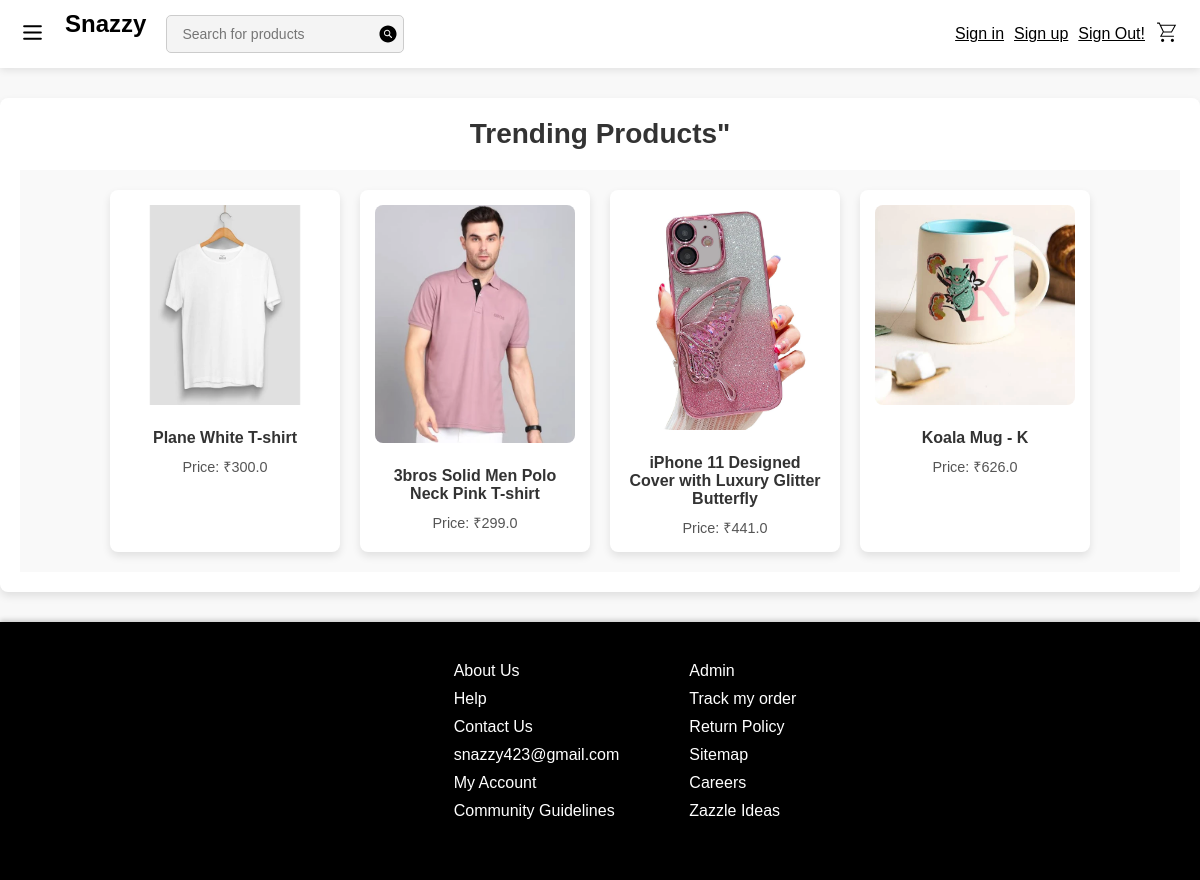
The page /trending/ on the database its author committed.
### e_commerce/models.py (models this page shows, shortened)
class Product(models.Model):
    name = models.CharField(max_length=255)
    description = models.TextField(blank=True)
    price = models.DecimalField(max_digits=10, decimal_places=2)
    product_image = models.ImageField(upload_to='e_commerce/ProductImages')
    category = models.ForeignKey(
        Category, on_delete=models.SET_NULL, null=True, blank=True,
        related_name="products"
    )
    added_by = models.ForeignKey(
        User, on_delete=models.SET_NULL, null=True, blank=True,
        related_name="products_added"
    )
    added_by_admin = models.BooleanField(default=False, help_text="True if product is added by the website admin")
    created_at = models.DateTimeField(auto_now_add=True)
    updated_at = models.DateTimeField(auto_now=True)
    is_trending = models.BooleanField(default=False)
    def added_by_display(self):
        if self.added_by_admin:
            return "Website"
        return self.added_by.username if self.added_by else "Unknown"

### e_commerce/views.py (the view)
# urls.py: path('trending/', trending_products_view, name='trending_view'),
def trending_products_view(request):
    products = Product.objects.filter(is_trending=True)
    product_data = [
        {
            "id": product.id,
            "name": product.name,
            "description": product.description,
            "price": float(product.price),
            "category": product.category.name if product.category else None,
            "added_by": product.added_by_display(),
            "product_image": product.product_image.url if product.product_image else None
        }
        for product in products
    ]
    return render(request, 'trending_view.html', {
        'product_data': product_data,
    })

### e_commerce/templates/trending_view.html (shortened to what this page needs)
{% extends 'base.html' %}
{% block content %}
<div class="category-container">
    <h1>Trending Products"</h1>
    <div class="Product_list" style="display: flex;">
        {% for product in product_data %}
        <div class="products">
            <a href="{% url 'product_detail' pk=product.id %}">
                {% if product.product_image %}
                    <img src="{{ product.product_image }}" alt="{{ product.name }}">
                {% else %}
                    <p>No image available</p>
                {% endif %}
            </a>
            <h3>{{ product.name }}</h3>
            <p>Price: ₹{{ product.price }}</p>
        </div>
        {% endfor %}
    </div>
</div>
{% endblock %}

### e_commerce/static/css/index.css (style rules this page uses)
* { margin: 0; padding: 0; }
body { font-family: Arial, sans-serif; background-color: #f8f8f8; }
.Product_list { display: flex; flex-wrap: wrap; gap: 20px; justify-content: center; padding: 20px; background-color: #f9f9f9; }
.products { background-color: #fff; border-radius: 8px; box-shadow: 0 4px 8px rgba(0, 0, 0, 0.1); width: 200px; text-align: center; padding: 15px; transition: transform 0.2s, box-shadow 0.2s; }
.products img { width: 100%; height: auto; border-radius: 8px; margin-bottom: 10px; object-fit: cover; }
.products h3 { font-size: 1rem; font-weight: bold; color: #333; margin: 10px 0; }
.products p { font-size: 0.9rem; color: #555; }
.products a { text-decoration: none; color: inherit; }
h1 { text-align: center; margin-bottom: 20px; }
.category-container { max-width: 1200px; margin: 30px auto; padding: 20px; background-color: #fff; border-radius: 8px; box-shadow: 0 4px 8px rgba(0, 0, 0, 0.1); }
h1 { font-size: 28px; text-align: center; margin-bottom: 20px; color: #333; }

### rows shown on the page
Product: name "Plane White T-shirt"
Product: name "3bros Solid Men Polo Neck Pink T-shirt"
Product: name "iPhone 11 Designed Cover with Luxury Glitter Butterfly"
Product: name "Koala Mug - K"

### other values the page prints
{{ product.price }} "300.0" "299.0" "441.0" "626.0"
